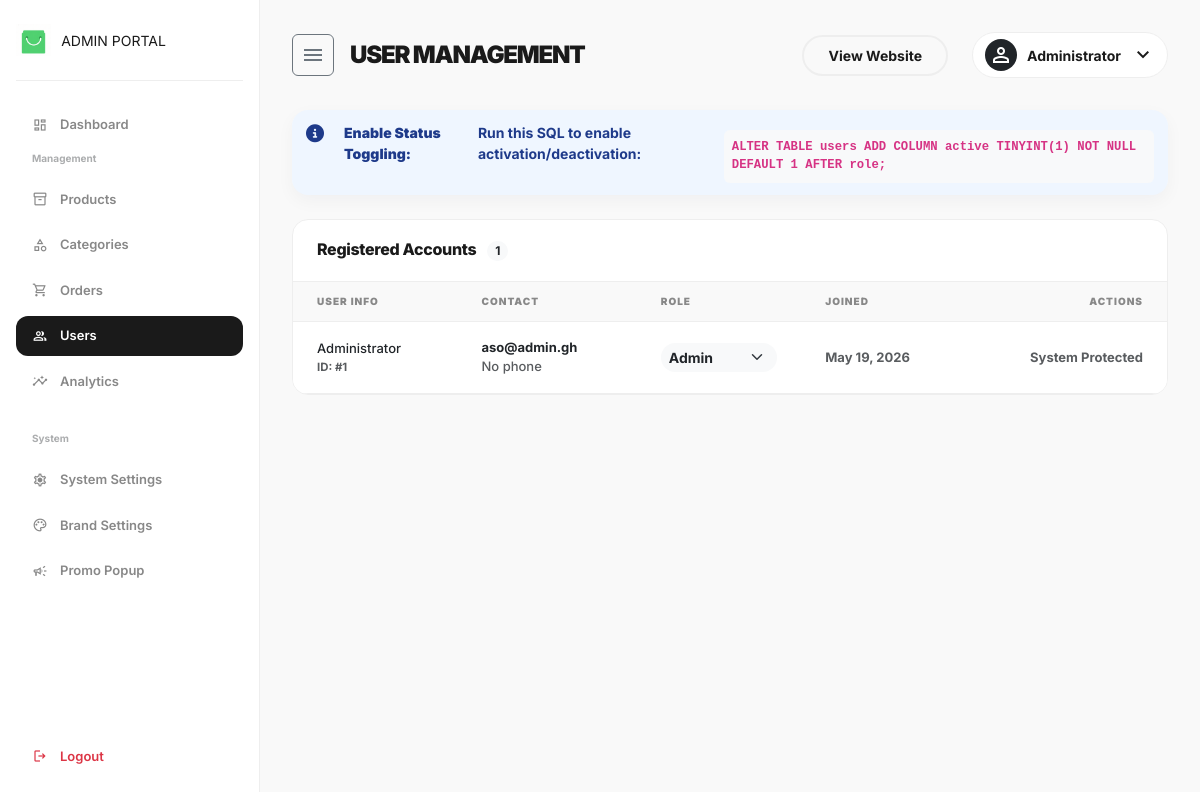
/admin/manage_users.php (signed in), run on the app's committed database.
### tables this page shows
CREATE TABLE IF NOT EXISTS users (
    user_id INT AUTO_INCREMENT PRIMARY KEY,
    name VARCHAR(100) NOT NULL,
    email VARCHAR(100) UNIQUE NOT NULL,
    password VARCHAR(255) NOT NULL,
    phone VARCHAR(20),
    address TEXT,
    role ENUM('customer', 'admin') DEFAULT 'customer',
    created_at TIMESTAMP DEFAULT CURRENT_TIMESTAMP,
    updated_at TIMESTAMP DEFAULT CURRENT_TIMESTAMP ON UPDATE CURRENT_TIMESTAMP
);

### admin/manage_users.php (the view, shortened to what this page needs)
<?php
require_once '../includes/db.php';
$hasActiveColumn = false;
try {
    $stmt = $pdo->query("SHOW COLUMNS FROM users LIKE 'active'");
    $hasActiveColumn = (bool)$stmt->fetch();
} catch (PDOException $e) {
    $hasActiveColumn = false;
}
$users = [];
try {
    $extra = $hasActiveColumn ? ', active' : '';
    $stmt = $pdo->query("SELECT user_id, name, email, phone, role, created_at, updated_at$extra FROM users ORDER BY created_at DESC");
    $users = $stmt->fetchAll();
} catch (PDOException $e) {
    error_log('Fetch users error: ' . $e->getMessage());
}
?>
<?php
include 'includes/header-new.php';
?>
<div class="row g-4">
    <div class="col-12">
        <?php if (!$hasActiveColumn): ?>
            <div class="alert alert-info border-0 rounded-4 mb-4 small fw-bold animate-up">
                <i class="fas fa-info-circle me-2"></i>
                <strong>Enable Status Toggling:</strong> Run this SQL to enable activation/deactivation:
                <code class="d-block mt-2 p-2 bg-light rounded">ALTER TABLE users ADD COLUMN active TINYINT(1) NOT NULL DEFAULT 1 AFTER role;</code>
            </div>
        <?php endif; ?>
        <div class="admin-card animate-up">
            <div class="admin-card-header">
                <h5 class="admin-card-title mb-0">Registered Accounts <span class="badge bg-light text-dark ms-2 rounded-pill"><?php echo count($users); ?></span></h5>
            </div>
            <div class="table-responsive">
                <table class="table align-middle">
                    <thead>
                        <tr>
                            <th>User Info</th>
                            <th>Contact</th>
                            <th>Role</th>
                            <th>Joined</th>
                            <th class="text-end">Actions</th>
                        </tr>
                    </thead>
                    <tbody>
                        <?php foreach ($users as $u): ?>
                        <tr>
                            <td>
                                <div class="fw-black text-[13px]"><?php echo htmlspecialchars($u['name']); ?></div>
                                <div class="small text-muted fw-bold uppercase tracking-widest text-[9px] mt-0.5">ID: #<?php echo $u['user_id']; ?></div>
                            </td>
                            <td>
                                <div class="fw-bold text-[13px]"><?php echo htmlspecialchars($u['email']); ?></div>
                                <div class="text-muted text-[11px] mt-0.5"><?php echo htmlspecialchars($u['phone'] ?? 'No phone'); ?></div>
                            </td>
                            <td>
                                <form method="POST" action="" class="d-flex align-items-center gap-1">
                                    <select class="form-select form-select-sm rounded-pill bg-light border-0 fw-bold text-[11px] px-2 py-0.5" name="role" <?php echo ($u['user_id']===(int)$_SESSION['user_id'])?'disabled':''; ?> onchange="this.form.submit()">
                                        <option value="admin" <?php echo $u['role']==='admin'?'selected':''; ?>>Admin</option>
                                    </select>
                                </form>
                            </td>
                            <td>
                                <div class="text-[11px] fw-bold text-muted"><?php echo date('M j, Y', strtotime($u['created_at'])); ?></div>
                            </td>
                            <td class="text-end">
                                <?php if ($hasActiveColumn && $u['user_id'] !== (int)$_SESSION['user_id']): ?>
                                    <form method="POST" action="" class="d-inline">
                                        <input type="hidden" name="user_id" value="<?php echo $u['user_id']; ?>">
                                        <?php if ((int)$u['active'] === 1): ?>
                                            <input type="hidden" name="action" value="deactivate">
                                            <button class="btn-premium-outline px-2 py-1 text-danger border-danger/20 text-[12px]" type="submit" onclick="return confirmAction(event, 'Deactivate user?');">
                                                <i class="fas fa-user-slash"></i>
                                            </button>
                                        <?php else: ?>
                                            <input type="hidden" name="action" value="activate">
                                            <button class="btn-premium-outline px-2 py-1 text-success border-success/20 text-[12px]" type="submit" onclick="return confirmAction(event, 'Activate user?');">
                                                <i class="fas fa-user-check"></i>
                                            </button>
                                        <?php endif; ?>
                                    </form>
                                <?php else: ?>
                                    <span class="text-[10px] text-muted fw-bold">System Protected</span>
                                <?php endif; ?>
                            </td>
                        </tr>
                        <?php endforeach; ?>
                    </tbody>
                </table>
            </div>
        </div>
    </div>
</div>
<?php include 'includes/footer-new.php'; ?>

### assets/css/admin-new.css (style rules this page uses)
:root { --primary: #1A1A1A; --secondary: #888888; --bg-light: #F9F9F9; --border-color: #EEEEEE; --accent: #F9F9F9; --font-main: 'Inter', sans-serif; }
body { background-color: var(--bg-light); font-family: var(--font-main); color: var(--primary); overflow-x: hidden; }
.admin-main .alert { background: #f8fafc; border-left: 6px solid #e5e7eb; color: #0f172a; padding: 18px 20px; border-radius: 12px; box-shadow: 0 6px 18px rgba(15,23,42,0.04); display: flex; gap: 12px; align-items: flex-start; }
.admin-main .alert i, .admin-main .alert .fa, .admin-main .alert .fas { font-size: 18px; margin-top: 2px; color: inherit; }
.admin-main .alert.alert-info { background: #eff6ff; border-left-color: #2563eb; color: #1e3a8a; }
.admin-main .alert.small { padding: 12px 14px; }
.admin-card { background: #FFFFFF; border-radius: 1rem; border: 1px solid var(--border-color); overflow: hidden; }
.admin-card-header { padding: 1.25rem 1.5rem; border-bottom: 1px solid var(--border-color); display: flex; justify-content: space-between; align-items: center; }
.admin-card-title { font-size: 16px; font-weight: 800; letter-spacing: -0.02em; }
.table { margin-bottom: 0; }
.table thead th { background: var(--bg-light); border-bottom: 1px solid var(--border-color); padding: 0.75rem 1.5rem; font-size: 10px; font-weight: 900; text-transform: uppercase; letter-spacing: 0.1em; color: var(--secondary); }
.table tbody td { padding: 1rem 1.5rem; font-size: 13px; font-weight: 500; border-bottom: 1px solid var(--border-color); }
.animate-up { animation: slideUpFade 0.6s cubic-bezier(0.4, 0, 0.2, 1) forwards; }

### data on the page
users: name "Administrator", user_id "1", email "aso@admin.gh", phone "No phone", role "Admin", created_at "May 19, 2026"

### other printed values
$page_title "USER MANAGEMENT"
$_SESSION['user_name'] "Administrator"
count($users) "1"
